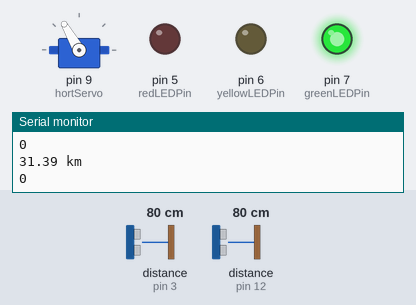
Simulated run of this sketch. Board: Arduino Uno, built with avr-gcc and run on an emulated ATmega328P. Parts: servo, output pins drawn as LEDs (lit = HIGH), the last lines printed to the serial monitor. Wiring (inferred from the names in the program): 2 × ultrasonic range finder: trigger pin 2, echo pin 3 / trigger pin 11, echo pin 12. The test bench sets the inputs (shaded band); at power-on: distance to the obstacle (sensors on pin 12, pin 3) 80 cm. The echo pulse lasts 58.3 µs per cm; pins used as bus, display or sensor lines are not drawn.

Above: at 1.3 s.
1.4 s: distance to the obstacle (sensor on pin 12) set to 71 cm
At 2.1 s:
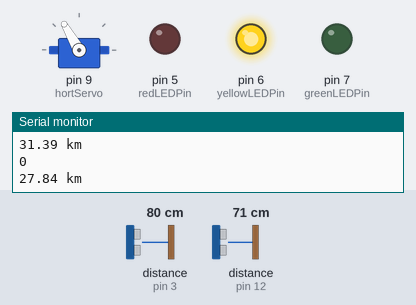
3.0 s: distance to the obstacle (sensor on pin 12) set to 120 cm
At 3.9 s:
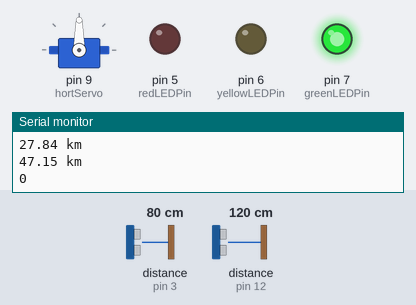
6.0 s: distance to the obstacle (sensor on pin 3) set to 9 cm
9.0 s: distance to the obstacle (sensor on pin 3) set to 6 cm
At 10.3 s:
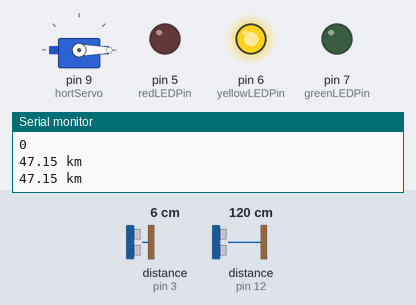
10.6 s: distance to the obstacle (sensor on pin 3) set to 18 cm
At 11.5 s:
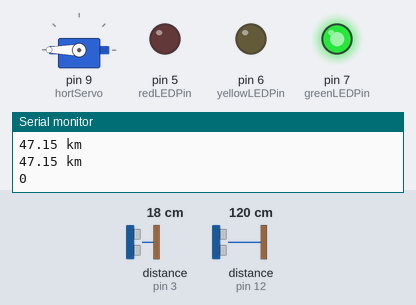
13.6 s: distance to the obstacle (sensor on pin 12) set to 2 cm
At 14.9 s:
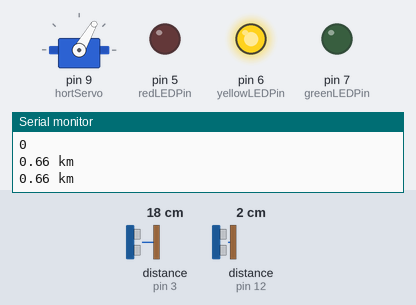
Timing chart, 0 to 25.7 s (numbered marks = the images above; inputs shaded):
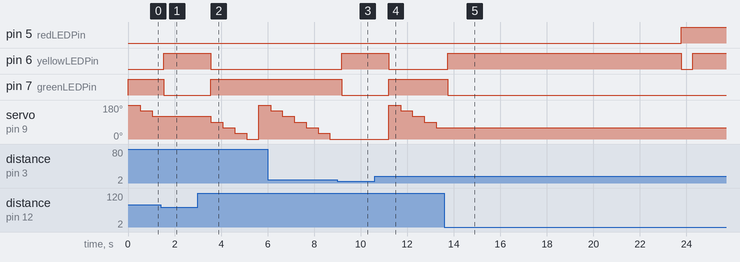

Measured:
- the behaviour switches between 77 and 76 cm on distance to the obstacle (sensor on pin 12) (found by bisection; images 0 and 1)
- the behaviour switches between 8 and 7 cm on distance to the obstacle (sensor on pin 3) (found by bisection; images 2 and 3)
- after the input at 1.4 s, pin 6 (yellowLEDPin): LOW → HIGH after 0.14 s; pin 7 (greenLEDPin): HIGH → LOW after 0.14 s; servo on pin 9 (hortServo): stays 120° (without the input it goes to 90° after 0.14 s)
- after the input at 3.0 s, pin 6 (yellowLEDPin): HIGH → LOW after 0.57 s; pin 7 (greenLEDPin): LOW → HIGH after 0.57 s; servo on pin 9 (hortServo): 120° → 90° after 0.57 s, → 60° 0.51 s later, → 30° 0.51 s later, → 0° 0.51 s later, … (5 changes in this stretch)
- after the input at 9.0 s, pin 6 (yellowLEDPin): LOW → HIGH after 0.18 s; pin 7 (greenLEDPin): HIGH → LOW after 0.18 s; servo on pin 9 (hortServo): stays 0° (without the input it goes to 180° after 0.18 s)
- after the input at 10.6 s, pin 6 (yellowLEDPin): HIGH → LOW after 0.60 s; pin 7 (greenLEDPin): LOW → HIGH after 0.60 s; servo on pin 9 (hortServo): 0° → 180° after 0.60 s, → 150° 0.51 s later, → 120° 0.51 s later, → 90° 0.51 s later, … (5 changes in this stretch)
- after the input at 13.6 s, pin 5 (redLEDPin): LOW → HIGH after 10.2 s; pin 6 (yellowLEDPin): LOW → HIGH after 0.14 s, → LOW 10.0 s later, → HIGH 0.50 s later; pin 7 (greenLEDPin): HIGH → LOW after 0.14 s; servo on pin 9 (hortServo): stops changing and stays 60°

The sketch:

PAEWS.ino
```cpp
#include <Servo.h> //include the servo library
using namespace std;
//Make 2 servo objects
Servo hortServo;
int trigPin = 2;
int echoPin = 3;
int trigMeteorPin = 11;
int echoMeteorPin = 12;
int redLEDPin = 5;
int yellowLEDPin = 6;
int greenLEDPin = 7;
int secondsDetecting = 0;
float distance = 0;
float meteorDistance = 0;
int position = 1;
bool disaster = false;

void setup() {
//put your setup code here, to run once:
  Serial.begin(9600);
  pinMode(trigPin, OUTPUT);
  pinMode(echoPin, INPUT);
  pinMode(trigMeteorPin, OUTPUT);
  pinMode(echoMeteorPin, INPUT);
  pinMode(redLEDPin, OUTPUT);
  pinMode(yellowLEDPin, OUTPUT);
  pinMode(greenLEDPin, OUTPUT);
}
void loop() {
// put your main code here, to run repeatedly:
  secondsDetecting = 0;
  disaster = detect();
  Serial.println(disaster);
  digitalWrite(yellowLEDPin, LOW);
  switch (position) {
  case 1:
    position+=1;
    hortServo.write(180);
    break;
  case 2:
    position+=1;
    hortServo.write(150);
    break;
  case 3:
    position+=1;
    hortServo.write(120);
    break;
  case 4:
    position+=1;
    hortServo.write(90);
    break;
  case 5:
    position+=1;
    hortServo.write(60);
    break;
  case 6:
    position+=1;
    hortServo.write(30);
    break;
  case 7:
    position = 1;
    hortServo.write(0);
    break;
  }
  delay(500);
}
float getDistance() {
  float echoTime; //variable to store the time it takes for a ping to bounce off an object
  float calculatedDistance; //variable to store the distance calculated from the echo time
  //send out an ultrasonic pulse that's 10ms long
  digitalWrite(trigPin, HIGH);
  delayMicroseconds(10);
  digitalWrite(trigPin, LOW);
  echoTime = pulseIn(echoPin, HIGH); //use the pulsein command to see how long it takes for the pulse to bounce back to the sensor
  calculatedDistance = echoTime / 148.0; //calculate the distance of the object that reflected the  pulse (half the bounce time multiplied by the speed of sound)
  return calculatedDistance; //send back the distance that was calculated
}
float getMeteorDistance() {
  float echoTime; //variable to store the time it takes for a ping to bounce off an object
  float calculatedDistance; //variable to store the distance calculated from the echo time
  //send out an ultrasonic pulse that's 10ms long
  digitalWrite(trigMeteorPin, HIGH);
  delayMicroseconds(10);
  digitalWrite(trigMeteorPin, LOW);
  echoTime = pulseIn(echoMeteorPin, HIGH); //use the pulsein command to see how long it takes for the pulse to bounce back to the sensor
  calculatedDistance = echoTime / 148.0; //calculate the distance of the object that reflected thepulse (half the bounce time multiplied by the speed of sound)
  return calculatedDistance; //send back the distance that was calculated
}
bool detect() {
  for (int i = 0; i < 10; i+=1) {
    distance = getDistance();
    meteorDistance = getMeteorDistance();
    Serial.print(meteorDistance); //print the distance that was measured
    Serial.println(" km"); //print units after the distance
    if (distance <= 3 || meteorDistance <= 30) {
      digitalWrite(greenLEDPin, LOW);
      digitalWrite(yellowLEDPin, HIGH);
      hortServo.detach();
      secondsDetecting+=1;
      delay(1000);
    } else {
      digitalWrite(redLEDPin, LOW);
      digitalWrite(yellowLEDPin, LOW);
      digitalWrite(greenLEDPin, HIGH);
      hortServo.attach(9);
      return false;
     break;
  }
}
  digitalWrite(redLEDPin, HIGH);
  return true;
}
```
